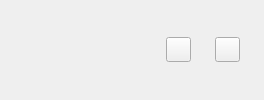
    <widget class="QWidget" name="headerWidget" native="true">
     <property name="sizePolicy">
      <sizepolicy hsizetype="Expanding" vsizetype="Preferred">
       <horstretch>0</horstretch>
       <verstretch>0</verstretch>
      </sizepolicy>
     </property>
     <property name="styleSheet">
      <string notr="true"/>
     </property>
     <layout class="QVBoxLayout" name="verticalLayout">
      <property name="spacing">
       <number>0</number>
      </property>
      <property name="leftMargin">
       <number>0</number>
      </property>
      <property name="topMargin">
       <number>0</number>
      </property>
      <property name="rightMargin">
       <number>0</number>
      </property>
      <property name="bottomMargin">
       <number>0</number>
      </property>
      <item>
       <spacer name="verticalSpacer_2">
        <property name="orientation">
         <enum>Qt::Vertical</enum>
        </property>
        <property name="sizeType">
         <enum>QSizePolicy::Fixed</enum>
        </property>
        <property name="sizeHint" stdset="0">
         <size>
          <width>20</width>
          <height>5</height>
         </size>
        </property>
       </spacer>
      </item>
      <item>
       <widget class="QWidget" name="widget_2" native="true">
        <property name="styleSheet">
         <string notr="true">alternate-background-color: rgb(85, 170, 255);</string>
        </property>
        <layout class="QHBoxLayout" name="horizontalLayout">
         <property name="spacing">
          <number>0</number>
         </property>
         <property name="leftMargin">
          <number>0</number>
         </property>
         <property name="topMargin">
          <number>0</number>
         </property>
         <property name="rightMargin">
          <number>0</number>
         </property>
         <property name="bottomMargin">
          <number>0</number>
         </property>
         <item>
          <spacer name="horizontalSpacer_4">
           <property name="orientation">
            <enum>Qt::Horizontal</enum>
           </property>
           <property name="sizeType">
            <enum>QSizePolicy::Fixed</enum>
           </property>
           <property name="sizeHint" stdset="0">
            <size>
             <width>24</width>
             <height>20</height>
            </size>
           </property>
          </spacer>
         </item>
         <item>
          <widget class="QLabel" name="label">
           <property name="minimumSize">
            <size>
             <width>102</width>
             <height>25</height>
            </size>
           </property>
           <property name="maximumSize">
            <size>
             <width>102</width>
             <height>25</height>
            </size>
           </property>
           <property name="text">
            <string/>
           </property>
           <property name="pixmap">
            <pixmap resource="../resource/qrc/mainQrc.qrc">:/header/img/logo.png</pixmap>
           </property>
           <property name="scaledContents">
            <bool>true</bool>
           </property>
          </widget>
         </item>
         <item>
          <spacer name="horizontalSpacer">
           <property name="orientation">
            <enum>Qt::Horizontal</enum>
           </property>
           <property name="sizeHint" stdset="0">
            <size>
             <width>40</width>
             <height>20</height>
            </size>
           </property>
          </spacer>
         </item>
         <item>
          <widget class="QPushButton" name="accountBtn">
           <property name="minimumSize">
            <size>
             <width>24</width>
             <height>24</height>
            </size>
           </property>
           <property name="maximumSize">
            <size>
             <width>25</width>
             <height>25</height>
            </size>
           </property>
           <property name="text">
            <string/>
           </property>
           <property name="icon">
            <iconset resource="../resource/qrc/mainQrc.qrc">
             <normaloff>:/header/img/people.png</normaloff>:/header/img/people.png</iconset>
           </property>
           <property name="iconSize">
            <size>
             <width>25</width>
             <height>25</height>
            </size>
           </property>
          </widget>
         </item>
         <item>
          <spacer name="horizontalSpacer_2">
           <property name="orientation">
            <enum>Qt::Horizontal</enum>
           </property>
           <property name="sizeType">
            <enum>QSizePolicy::Fixed</enum>
           </property>
           <property name="sizeHint" stdset="0">
            <size>
             <width>24</width>
             <height>20</height>
            </size>
           </property>
          </spacer>
         </item>
         <item>
          <widget class="QPushButton" name="logoutBtn">
           <property name="maximumSize">
            <size>
             <width>25</width>
             <height>25</height>
            </size>
           </property>
           <property name="text">
            <string/>
           </property>
           <property name="icon">
            <iconset resource="../resource/qrc/mainQrc.qrc">
             <normaloff>:/header/img/logout.png</normaloff>:/header/img/logout.png</iconset>
           </property>
           <property name="iconSize">
            <size>
             <width>25</width>
             <height>25</height>
            </size>
           </property>
          </widget>
         </item>
         <item>
          <spacer name="horizontalSpacer_3">
           <property name="orientation">
            <enum>Qt::Horizontal</enum>
           </property>
           <property name="sizeType">
            <enum>QSizePolicy::Fixed</enum>
           </property>
           <property name="sizeHint" stdset="0">
            <size>
             <width>24</width>
             <height>20</height>
            </size>
           </property>
          </spacer>
         </item>
        </layout>
       </widget>
      </item>
      <item>
       <spacer name="verticalSpacer">
        <property name="orientation">
         <enum>Qt::Vertical</enum>
        </property>
        <property name="sizeType">
         <enum>QSizePolicy::Fixed</enum>
        </property>
        <property name="sizeHint" stdset="0">
         <size>
          <width>20</width>
          <height>5</height>
         </size>
        </property>
       </spacer>
      </item>
     </layout>
    </widget>
